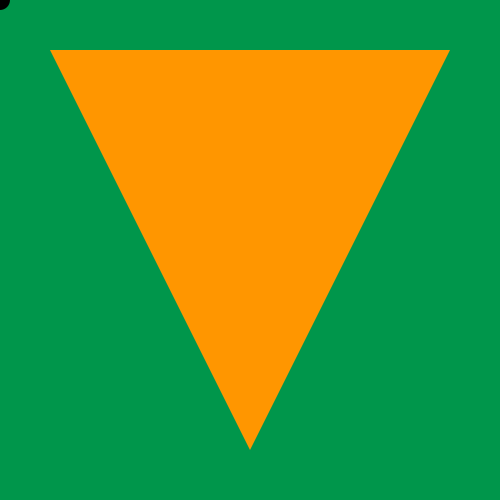
Frame 1 (no input)
Frame 60 (the mouse pressed at the canvas centre just before this capture): identical to frame 1, image omitted
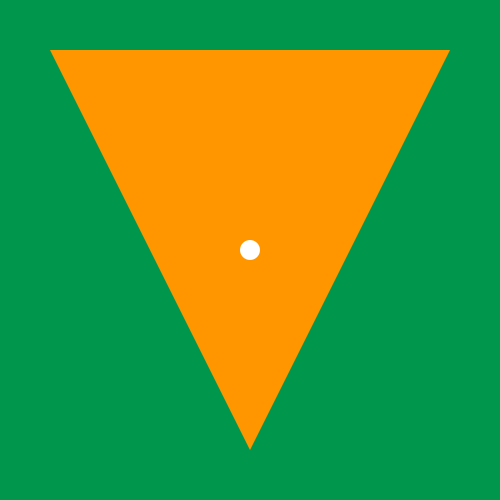
Frame 120 (the mouse held since frame 60 and released just before this capture)

The Processing sketch that drew these frames (run headless with seeded random() and noise(); from frame 60 on, the mouse is pressed at the canvas centre):

// Processing sketch: pointTriangle_Example
// ── pointTriangle_Example.pde
/*
POINT/TRIANGLE COLLISION DETECTION
Jeff Thompson | 2013 | www.jeffreythompson.org

Check if a point is inside a triangle. Built using a modified version
of this post:
http://gmc.yoyogames.com/index.php?showtopic=106307
*/

int x1, y1, x2, y2, x3, y3;    // variables for the triangle
boolean collision = false;

void setup() {
  size(500,500);
  smooth();
  noStroke();
  
  // setup triangle
  x1 = 50;
  y1 = 50;
  x2 = width-50;
  y2 = 50;
  x3 = width/2;
  y3 = height-50;
}

void draw() {
  
  // draw background and triangle
  background(0,150,75);
  fill(255,150,0);
  triangle(x1, y1, x2, y2, x3, y3);
  
  // if point is in triangle, change color of the cursor!
  if (pointTriangle(x1, y1, x2, y2, x3, y3, mouseX, mouseY)) {
    fill(255);
  }
  else {
    fill(0);
  }
  ellipse(mouseX, mouseY, 20,20);
}

/*
POINT/TRIANGLE COLLISION FUNCTION
Takes 2 sets of arguments: 
  + x/y coordinates for triangle
  + x/y coordinates for the point
*/
boolean pointTriangle(int x1, int y1, int x2, int y2, int x3, int y3, int px, int py) {
  int a0 = abs((x2-x1)*(y3-y1)-(x3-x1)*(y2-y1));
  int a1 = abs((x1-px)*(y2-py)-(x2-px)*(y1-py));
  int a2 = abs((x2-px)*(y3-py)-(x3-px)*(y2-py));
  int a3 = abs((x3-px)*(y1-py)-(x1-px)*(y3-py));
  
  return (abs(a1+a2+a3 - a0) <= 1/256);
}
